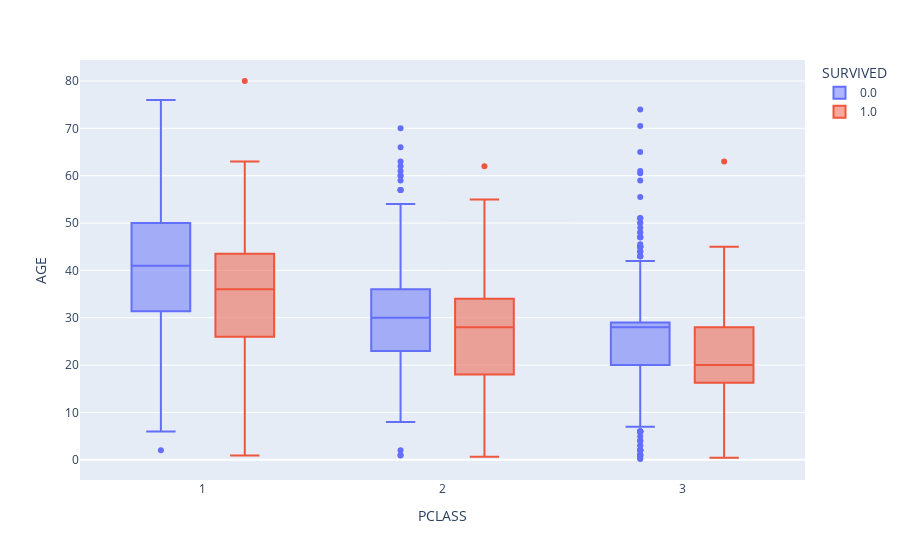

Notebook source saved alongside this figure:
### Code cell
fig = px.box(titanic_df, x='PCLASS', y="AGE", color='SURVIVED',)
fig.show()

### Figure 1 — Plotly figure (JSON) as saved in the notebook; plotly's stock layout.template omitted (floating-point values rounded to 4 significant figures; data arrays with more than 128 entries replaced by an {"elided": "..."} marker saying what was removed)
{"data": [{"alignmentgroup": "True", "hovertemplate": "SURVIVED=0.0<br>PCLASS=%{x}<br>AGE=%{y}<extra></extra>", "legendgroup": "0.0", "marker": {"color": "#636efa"}, "name": "0.0", "notched": false, "offsetgroup": "0.0", "orientation": "v", "showlegend": true, "type": "box", "x": {"elided": "967 int values"}, "x0": " ", "xaxis": "x", "y": {"elided": "967 float values"}, "y0": " ", "yaxis": "y"}, {"alignmentgroup": "True", "hovertemplate": "SURVIVED=1.0<br>PCLASS=%{x}<br>AGE=%{y}<extra></extra>", "legendgroup": "1.0", "marker": {"color": "#EF553B"}, "name": "1.0", "notched": false, "offsetgroup": "1.0", "orientation": "v", "showlegend": true, "type": "box", "x": {"elided": "342 int values"}, "x0": " ", "xaxis": "x", "y": {"elided": "342 float values"}, "y0": " ", "yaxis": "y"}], "layout": {"boxmode": "group", "legend": {"title": {"text": "SURVIVED"}, "tracegroupgap": 0}, "margin": {"t": 60}, "xaxis": {"anchor": "y", "domain": [0, 1], "title": {"text": "PCLASS"}}, "yaxis": {"anchor": "x", "domain": [0, 1], "title": {"text": "AGE"}}}}
